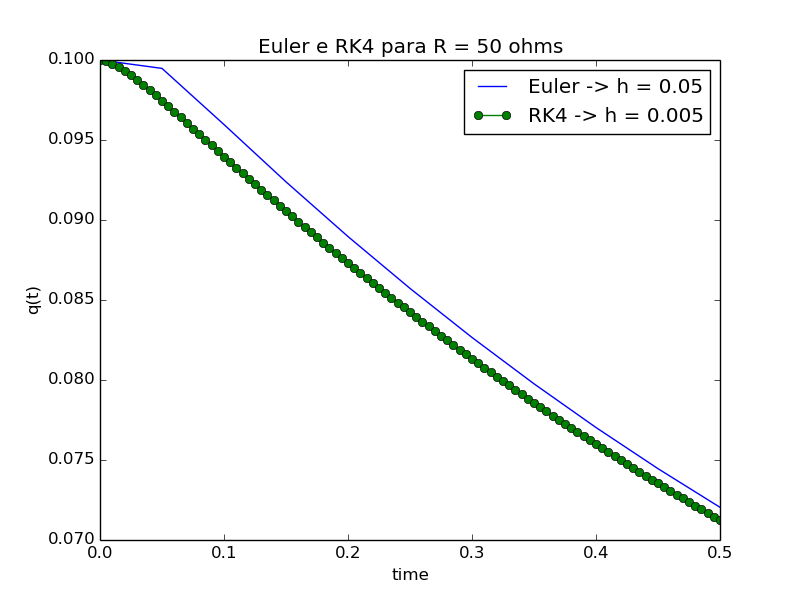

Generate this figure with Python:
# -*- coding: utf-8 -*-
from Euler import integrate
import matplotlib.pyplot as plt
from RK4 import integrateRK4
import math

#de t = 0 a 0,5
#q=0,1 e i=−3,281515 em t = 0.

#para o valor de R = 50 temos que a funcao de q(t) fica:
def F(x, y):
	return -0.01*math.cos(1.87*x) + 0.034*math.exp(-0.08*x) + 0.0655*math.exp(-50*x)  - y

#utilizando o metodo de euler
Xplot, Yplot = integrate(F, 0, 0.1, 1, 10)
ax1 = plt.plot(Xplot,Yplot, '-')



#utilizando o metodo de RK4
X2plot, Y2plot = integrateRK4(F,0,0.1,0.1,10)
ax2 = plt.plot(X2plot,Y2plot, '-o')

plt.title("Euler e RK4 para R = 50 ohms")
plt.legend(["Euler -> h = 0.05", "RK4 -> h = 0.005"])
#plt.axis([0, 10, -5, 5])
plt.xlabel("time")
plt.ylabel("q(t)")
plt.show()
